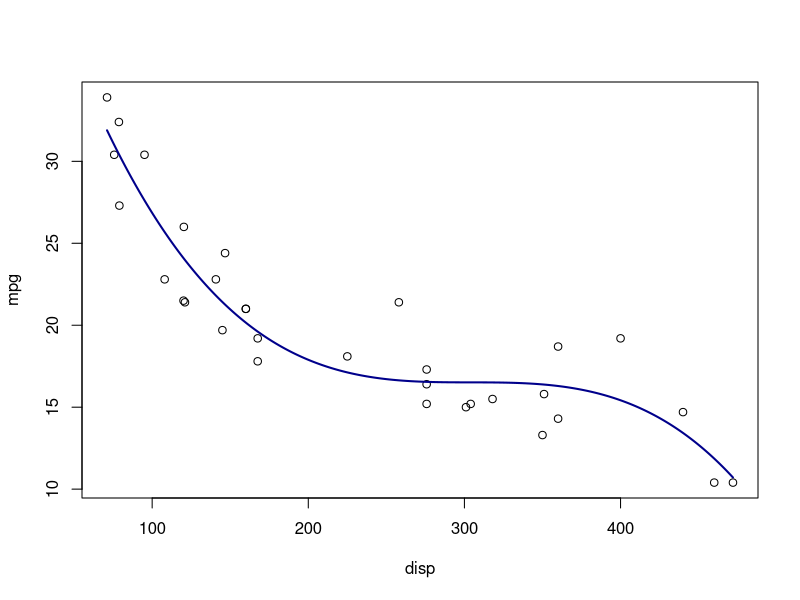

R code for this plot:
## ---- chunk 1
require(datasets)
data(mtcars)
fit <- lm(mpg~poly(disp,3), data = mtcars)
## ---- chunk 2
x_values <- seq(min(mtcars$disp),max(mtcars$disp), length = 300)
new_d <- data.frame(disp = x_values)
pred <- predict(fit, newdata = new_d)
plot(mpg~disp, data = mtcars);lines(x_values, pred, col = "darkblue", lwd = 2)


